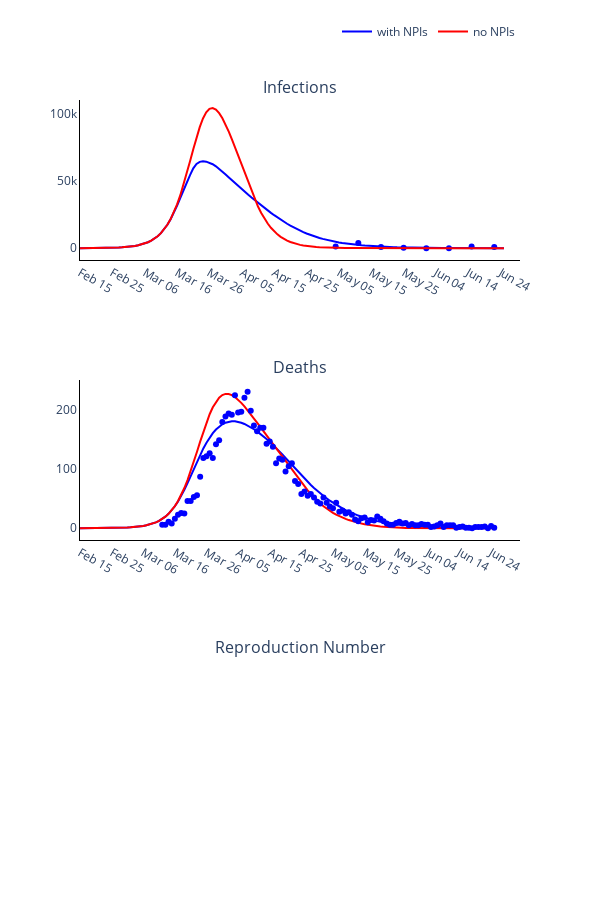

This figure's notebook cell:
### Markdown cell above
### Plot observed versus predicted using model with optimised parameters

### Code cell
# Trace names - represent the solver used for the simulation
trace_name = ['with NPIs', 'no NPIs']
titles = ['Infections', 'Deaths', 'Reproduction Number']

fig = go.Figure()
fig = make_subplots(rows=len(titles), cols=1, subplot_titles=tuple(titles), horizontal_spacing = 0.15)

# Plot (continuous predicted timeline and pointwise observed numbers each day)
for r, region in enumerate(regions):
    # Plot of infections
    fig.add_trace(
        go.Scatter(
            x=times,
            y=new_infec_pred[r].tolist(),
            mode='lines',
            name=trace_name[0],
            line_color=colours[r]
        ),
        row= 1,
        col= 1
    )

    fig.add_trace(
        go.Scatter(
            x=serology_times,
            y=np.sum(np.multiply(np.nan_to_num(np.divide(positives_data[r], tests[r])), susceptibles[r]), axis=1).tolist(),
            mode='markers',
            name=trace_name[r],
            showlegend=False,
            line_color=colours[r]
        ),
        row= 1,
        col= 1
    )

    fig.add_trace(
        go.Scatter(
            x=times,
            y=new_infec_pred_fix[r].tolist(),
            mode='lines',
            name=trace_name[1],
            line_color='red'
        ),
        row= 1,
        col= 1
    )

    # Plot deaths
    fig.add_trace(
        go.Scatter(
            x=times,
            y=deaths_pred[r].tolist(),
            mode='lines',
            name=trace_name[0],
            showlegend=False,
            line_color=colours[r]
        ),
        row= 2,
        col= 1
    )

    fig.add_trace(
        go.Scatter(
            x=times,
            y=deaths_pred_fix[r].tolist(),
            mode='lines',
            name=trace_name[1],
            showlegend=False,
            line_color='red'
        ),
        row= 2,
        col= 1
    )

    fig.add_trace(
        go.Scatter(
            x=deaths_times,
            y=np.sum(deaths_data[r], axis=1).tolist(),
            mode='markers',
            name=trace_name[r],
            showlegend=False,
            line_color=colours[r]
        ),
        row= 2,
        col= 1
    )

    # Plot reproduction number
    #fig.add_trace(
    #    go.Scatter(
    #        x=times,
    #        y=reprod_num_pred[r].tolist(),
    #        mode='lines',
    #        name=trace_name[r],
    #        showlegend=False,
    #        line_color=colours[r]
    #    ),
    #    row= 3,
    #    col= 1
    #)

# Add axis labels
fig.update_layout(
    width=600, 
    height=900,
    plot_bgcolor='white',
    xaxis=dict(
        linecolor='black',
        tickvals=np.arange(1, total_days, 10).tolist(),
        ticktext=['Feb 15', 'Feb 25', 'Mar 06', 'Mar 16', 'Mar 26', 'Apr 05', 'Apr 15', 'Apr 25', 'May 05', 'May 15', 'May 25', 'Jun 04', 'Jun 14', 'Jun 24']),
    yaxis=dict(linecolor='black'),
    xaxis2=dict(
        linecolor='black',
        tickvals=np.arange(1, total_days, 10).tolist(),
        ticktext=['Feb 15', 'Feb 25', 'Mar 06', 'Mar 16', 'Mar 26', 'Apr 05', 'Apr 15', 'Apr 25', 'May 05', 'May 15', 'May 25', 'Jun 04', 'Jun 14', 'Jun 24']),
    yaxis2=dict(linecolor='black'),
    xaxis3=dict(
        linecolor='black',
        tickvals=np.arange(1, total_days, 10).tolist(),
        ticktext=['Feb 15', 'Feb 25', 'Mar 06', 'Mar 16', 'Mar 26', 'Apr 05', 'Apr 15', 'Apr 25', 'May 05', 'May 15', 'May 25', 'Jun 04', 'Jun 14', 'Jun 24']),
    yaxis3=dict(linecolor='black'),
    legend=dict(
        orientation='h',
        yanchor="bottom",
        y=1.075,
        xanchor="right",
        x=1)
    )

# fig.write_image('images/Figure-3-optimisation-new_qs-NoHousehold increase.pdf')
fig.write_image('images/Figure-3-optimisation-new_qs.pdf')
fig.show()

### Figure 1 — Plotly figure (JSON) as saved in the notebook; plotly's stock layout.template omitted (floating-point values rounded to 4 significant figures; data arrays with more than 128 entries replaced by an {"elided": "..."} marker saying what was removed)
{"data": [{"line": {"color": "blue"}, "mode": "lines", "name": "with NPIs", "type": "scatter", "x": {"elided": "132 int values"}, "xaxis": "x", "y": {"elided": "132 float values"}, "yaxis": "y"}, {"line": {"color": "blue"}, "mode": "markers", "name": "with NPIs", "showlegend": false, "type": "scatter", "x": [80, 87, 94, 101, 108, 115, 122, 129], "xaxis": "x", "y": [1324.0, 3902.0, 1017.0, 372.9, 0, 0, 1378.0, 997.1, 982, 818.3, 241.0, 240.6, 0, 0, 827.9, 1296.0, 0, 1934.0, 2575.0, 2745.0, 709.9, 3286.0, 7272.0, 5684.0, 3567.0, 0, 6016.0, 7705.0, 8541.0, 0, 19160.0, 16580.0, 16990.0, 4429.0, 3429.0, 3375.0, 2405.0, 1205.0, 725.3, 1277.0, 6202.0, 998.6, 527.7, 1008.0, 0, 669.5, 446.0, 1265.0, 739.8, 6587.0, 6924.0, 5566.0, 3583.0], "yaxis": "y"}, {"line": {"color": "red"}, "mode": "lines", "name": "no NPIs", "type": "scatter", "x": {"elided": "132 int values"}, "xaxis": "x", "y": {"elided": "132 float values"}, "yaxis": "y"}, {"line": {"color": "blue"}, "mode": "lines", "name": "with NPIs", "showlegend": false, "type": "scatter", "x": {"elided": "132 int values"}, "xaxis": "x2", "y": {"elided": "132 float values"}, "yaxis": "y2"}, {"line": {"color": "red"}, "mode": "lines", "name": "no NPIs", "showlegend": false, "type": "scatter", "x": {"elided": "132 int values"}, "xaxis": "x2", "y": {"elided": "132 float values"}, "yaxis": "y2"}, {"line": {"color": "blue"}, "mode": "markers", "name": "with NPIs", "showlegend": false, "type": "scatter", "x": [27, 28, 29, 30, 31, 32, 33, 34, 35, 36, 37, 38, 39, 40, 41, 42, 43, 44, 45, 46, 47, 48, 49, 50, 51, 52, 53, 54, 55, 56, 57, 58, 59, 60, 61, 62, 63, 64, 65, 66, 67, 68, 69, 70, 71, 72, 73, 74, 75, 76, 77, 78, 79, 80, 81, 82, 83, 84, 85, 86, 87, 88, 89, 90, 91, 92, 93, 94, 95, 96, 97, 98, 99, 100, 101, 102, 103, 104, 105, 106, 107, 108, 109, 110, 111, 112, 113, 114, 115, 116, 117, 118, 119, 120, 121, 122, 123, 124, 125, 126, 127, 128, 129, 130, 131, 132], "xaxis": "x2", "y": {"elided": "471 int values"}, "yaxis": "y2"}], "layout": {"annotations": [{"font": {"size": 16}, "showarrow": false, "text": "Infections", "x": 0.5, "xanchor": "center", "xref": "paper", "y": 1, "yanchor": "bottom", "yref": "paper"}, {"font": {"size": 16}, "showarrow": false, "text": "Deaths", "x": 0.5, "xanchor": "center", "xref": "paper", "y": 0.6111, "yanchor": "bottom", "yref": "paper"}, {"font": {"size": 16}, "showarrow": false, "text": "Reproduction Number", "x": 0.5, "xanchor": "center", "xref": "paper", "y": 0.2222, "yanchor": "bottom", "yref": "paper"}], "height": 900, "legend": {"orientation": "h", "x": 1, "xanchor": "right", "y": 1.075, "yanchor": "bottom"}, "plot_bgcolor": "white", "width": 600, "xaxis": {"anchor": "y", "domain": [0, 1], "linecolor": "black", "ticktext": ["Feb 15", "Feb 25", "Mar 06", "Mar 16", "Mar 26", "Apr 05", "Apr 15", "Apr 25", "May 05", "May 15", "May 25", "Jun 04", "Jun 14", "Jun 24"], "tickvals": [1, 11, 21, 31, 41, 51, 61, 71, 81, 91, 101, 111, 121, 131]}, "xaxis2": {"anchor": "y2", "domain": [0, 1], "linecolor": "black", "ticktext": ["Feb 15", "Feb 25", "Mar 06", "Mar 16", "Mar 26", "Apr 05", "Apr 15", "Apr 25", "May 05", "May 15", "May 25", "Jun 04", "Jun 14", "Jun 24"], "tickvals": [1, 11, 21, 31, 41, 51, 61, 71, 81, 91, 101, 111, 121, 131]}, "xaxis3": {"anchor": "y3", "domain": [0, 1], "linecolor": "black", "ticktext": ["Feb 15", "Feb 25", "Mar 06", "Mar 16", "Mar 26", "Apr 05", "Apr 15", "Apr 25", "May 05", "May 15", "May 25", "Jun 04", "Jun 14", "Jun 24"], "tickvals": [1, 11, 21, 31, 41, 51, 61, 71, 81, 91, 101, 111, 121, 131]}, "yaxis": {"anchor": "x", "domain": [0.7778, 1], "linecolor": "black"}, "yaxis2": {"anchor": "x2", "domain": [0.3889, 0.6111], "linecolor": "black"}, "yaxis3": {"anchor": "x3", "domain": [0, 0.2222], "linecolor": "black"}}}
